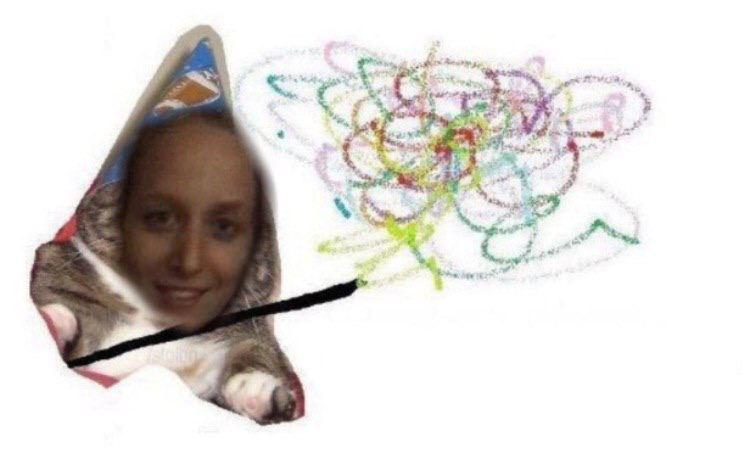
#> input picture lesson12/test.jpg, 750 x 461 px
$ python haar.py
#> lines starting #> are read from the running program, lines starting #| are printed output that depends on the picture; after the words box and inside, x2 and y2 are one past the last pixel; in counts of white or black regions, pixels touching at a corner belong together
from cv2 import cv2

HAAR_FRONTALFACE_XML_PATH = "haarcascade_frontalface_default.xml"


# загружаем фотографию в черно-белом цвете
def load_black_white_img(image_path):
#> called with image_path = 'test.jpg'
    return cv2.imread(image_path, cv2.IMREAD_GRAYSCALE)
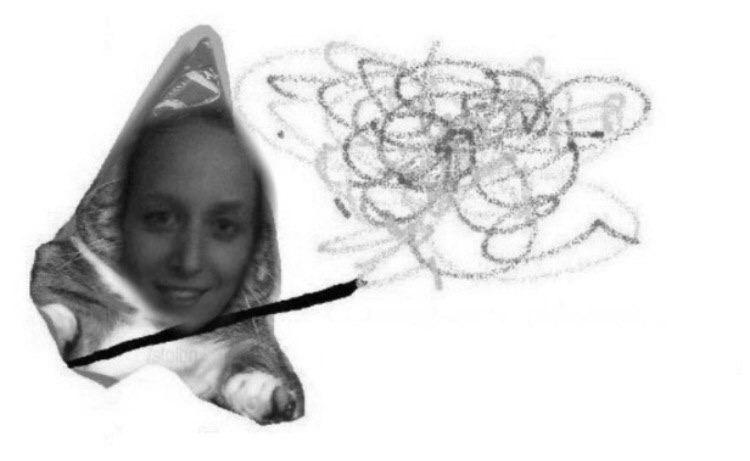
#> returned value: shape (461, 750); min 0, max 255, mean 217.4


# загрузка модели, обученной на тренировочных данных из файла haarcascade_frontalface_default.xml
def get_frontface_cascade_classifier():
    return cv2.CascadeClassifier(HAAR_FRONTALFACE_XML_PATH)


def detect_face_on_img(image_path):
    image = load_black_white_img(image_path)
    classifier = cv2.CascadeClassifier(HAAR_FRONTALFACE_XML_PATH)
    # запускаем функцию для поиска лиц
    image_with_detected_faces = classifier.detectMultiScale(image)
#> image_with_detected_faces = [[111, 158, 160, 160]]

    # вписываем каждое найденное лицо в квадрат
    for face in image_with_detected_faces:
        x, y, width, height = face
        x2, y2 = x + width, y + height
        # рисуем белый квадрат
        cv2.rectangle(image, (x, y), (x2, y2), (255, 255, 255), 1)
#> this loop made 1 pass
#> (x, y, width, height, x2, y2) on pass 1: (111, 158, 160, 160, 271, 318)
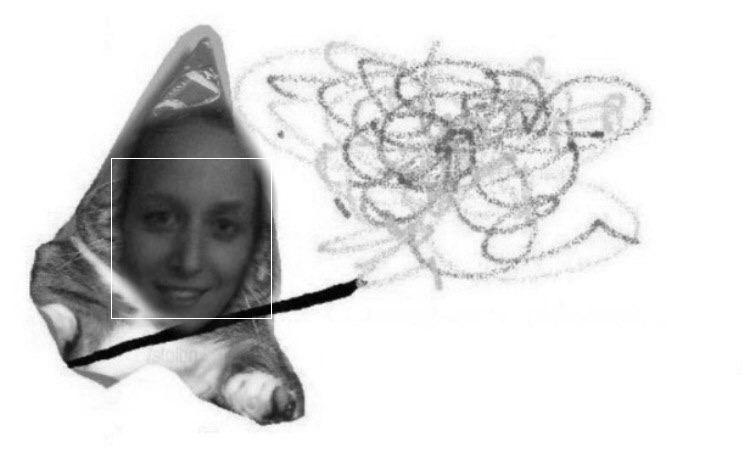
#> image: shape (461, 750); 0.19% of pixels changed, all inside (x1, y1, x2, y2) = (111, 158, 272, 319)

    # отображение полученной картинки
    cv2.imshow('face detection', image)

    cv2.waitKey(0)
    cv2.destroyAllWindows()


detect_face_on_img("test.jpg")
